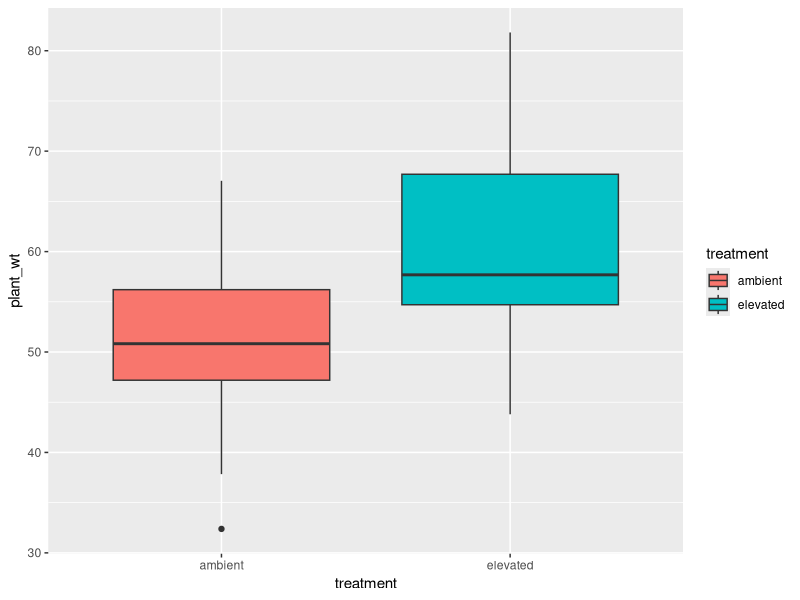

This figure's R source:
## ---- chunk 1
treats<- c("ambient", "elevated")  # treatment groups 
n<- c(20, 20)   # sample sizes 
mean<- c(50, 60)  ## effect size 20%
sd<- c(10, 10) ## magnitude of SD same as that of effect size  
plant_wt<- c(rnorm(n=n[1], mean=mean[1], sd=sd[1]), 
         rnorm(n=n[2], mean=mean[2], sd=sd[2]))

ID<- 1:length(plant_wt) # creates a vector 40 characters long
treatment<- rep(treats, n)  

data<- data.frame(ID, treatment, plant_wt)

AOVmodel<- aov(plant_wt~treatment, data=data)
summary(AOVmodel)

## ---- chunk 2
AOVmodel<- aov(plant_wt~treatment, data=data)
summary(AOVmodel)
z<- summary(AOVmodel)
unlist(z)
AOVsummary<- list(f=unlist(z)[7], p=unlist(z)[9])

library(ggplot2)
AOVplot<- ggplot(data=data, aes(x=treatment, y=plant_wt, fill=treatment))+
  geom_boxplot()
print(AOVplot)


## ---- chunk 3

treats<- c("ambient", "elevated")  # treatment groups 
n<- c(20, 20)   # sample sizes 
mean<- c(50, 57.5)  ## effect size, change this to see how results vary
sd<- c(10, 10) ## SD same as effect size 
plant_wt<- c(rnorm(n=n[1], mean=mean[1], sd=sd[1]), 
         rnorm(n=n[2], mean=mean[2], sd=sd[2]))

ID<- 1:length(plant_wt)
treatment<- rep(treats, n)  

data<- data.frame(ID, treatment, plant_wt)

AOVmodel<- aov(plant_wt~treatment, data=data)
summary(AOVmodel)



## ---- chunk 4

treats<- c("ambient", "elevated")  # treatment groups 
n<- c(10, 10)   # sample sizes 
mean<- c(50, 60)  ## effect size 20%
sd<- c(10, 10) ## SD same as effect size 
plant_wt<- c(rnorm(n=n[1], mean=mean[1], sd=sd[1]), 
         rnorm(n=n[2], mean=mean[2], sd=sd[2]))

ID<- 1:length(plant_wt)
treatment<- rep(treats, n)  

data<- data.frame(ID, treatment, plant_wt)

AOVmodel<- aov(plant_wt~treatment, data=data)
summary(AOVmodel)

